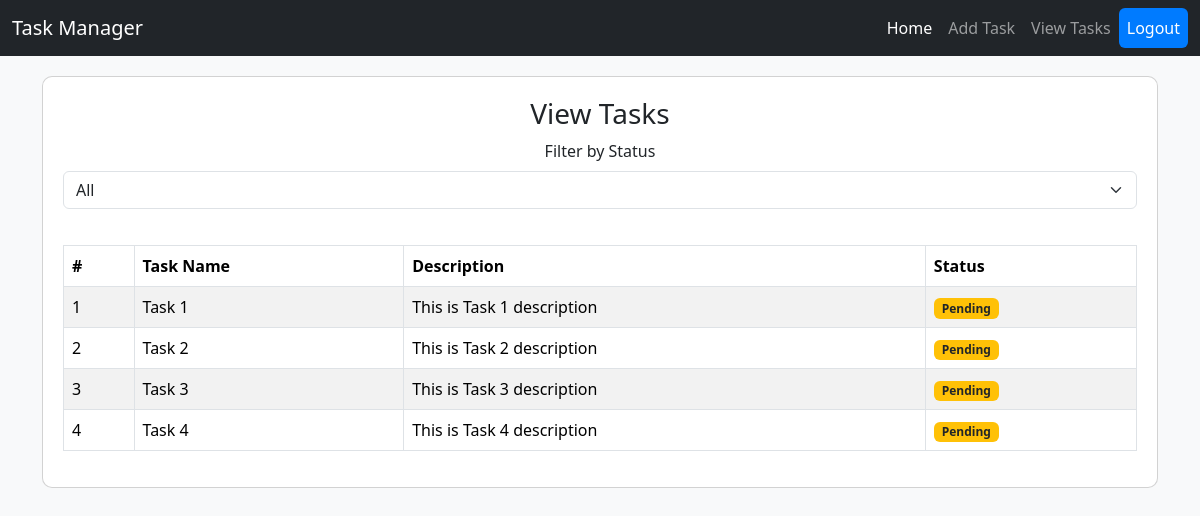
Screenshot of /view_tasks/ (signed in) with the database file from the repository.
### app/models.py (models this page shows, shortened)
class Task(models.Model):
    task_name = models.CharField(max_length=255)
    description = models.TextField()
    status = models.CharField(max_length=20)

### app/views.py (the view)
# urls.py: path('view_tasks/', views.view_tasks, name='view_tasks'),
@login_required
def view_tasks(request):
    status_filter = request.GET.get('status')
    if status_filter:
        tasks = Task.objects.filter(status=status_filter)
    else:
        tasks = Task.objects.all()
    return render(request, 'view_tasks.html', {'tasks': tasks})

### app/templates/view_tasks.html (shortened to what this page needs)
{% extends 'base.html' %}
{% block content %}
<div class="container">
    <div class="card">
        <h3 class="card-title text-center">View Tasks</h3>
        <div class="text-center">
            <form method="GET" action="{% url 'view_tasks' %}">
                <div class="mb-3">
                    <label for="status" class="form-label">Filter by Status</label>
                    <select class="form-select" id="status" name="status" onchange="this.form.submit()">
                        <option value="">All</option>
                    </select>
                </div>
            </form>
        </div>
        <table class="table table-striped table-bordered">
            <thead>
                <tr>
                    <th>#</th>
                    <th>Task Name</th>
                    <th>Description</th>
                    <th>Status</th>
                </tr>
            </thead>
            <tbody>
                {% for task in tasks %}
                <tr>
                    <td>{{ forloop.counter }}</td>
                    <td>{{ task.task_name }}</td>
                    <td>{{ task.description }}</td>
                    <td>
                        {% if task.status == "Pending" %}
                        <span class="badge bg-warning text-dark">Pending</span>
                        {% else %}
                        <span class="badge bg-success">Completed</span>
                        {% endif %}
                    </td>
                </tr>
                {% empty %}
                <tr>
                    <td colspan="4" class="text-center">No tasks available</td>
                </tr>
                {% endfor %}
            </tbody>
        </table>
    </div>
</div>
{% endblock %}

### static/assets/css/style.css (style rules this page uses)
body { background-color: #f8f9fa; }
.card { padding: 20px; border-radius: 10px; }
.table { margin-top: 20px; }

### rows the page displays
Task: task_name "Task 1", description "This is Task 1 description", status "Pending"
Task: task_name "Task 2", description "This is Task 2 description", status "Pending"
Task: task_name "Task 3", description "This is Task 3 description", status "Pending"
Task: task_name "Task 4", description "This is Task 4 description", status "Pending"
